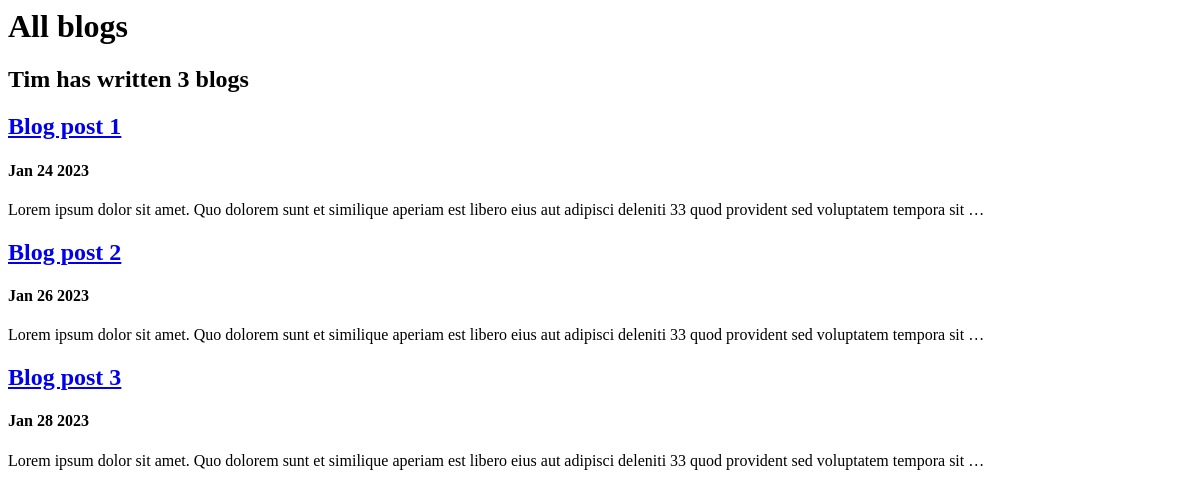
/blog/, run on an earlier commit of the app's database.
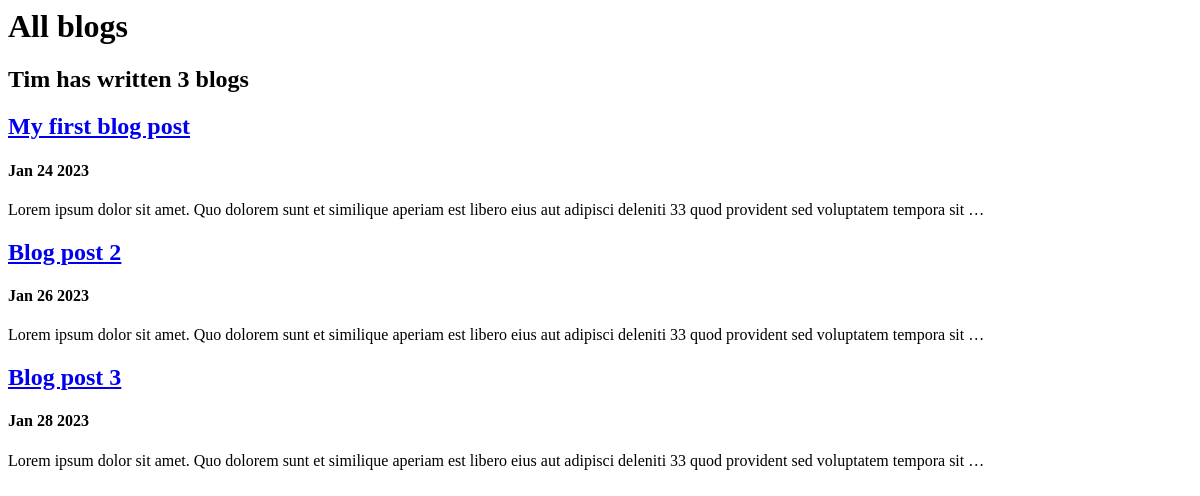
And on a later commit of the database.
### blog/models.py (models this page shows, shortened)
class Blog(models.Model):
    title = models.CharField(max_length=100)
    date = models.DateField(default=date.today)
    entry = models.TextField()

### blog/views.py (the view)
# urls.py: path('', views.all_blogs, name='all_blogs'),
def all_blogs(request):
    blogs = Blog.objects.all()
    return render(request, 'blog/all_blogs.html', {'blogs':blogs})

### blog/templates/blog/all_blogs.html
<h1>All blogs</h1>
<h2>Tim has written {{ blogs.count }} blog{{ blogs.count|pluralize}}</h2>
{% for blog in blogs %}
<a href="{% url 'blog:detail' blog.id %}"><h2>{{ blog.title }}</h2></a>
<h4>{{ blog.date|date:'M d Y' }}</h4>
<p>{{ blog.entry|striptags|truncatechars:150 }}</p>
{% endfor %}

What changed in the data, as far as the page shows it:
changed Blog: title "Blog post 1" → "My first blog post"
